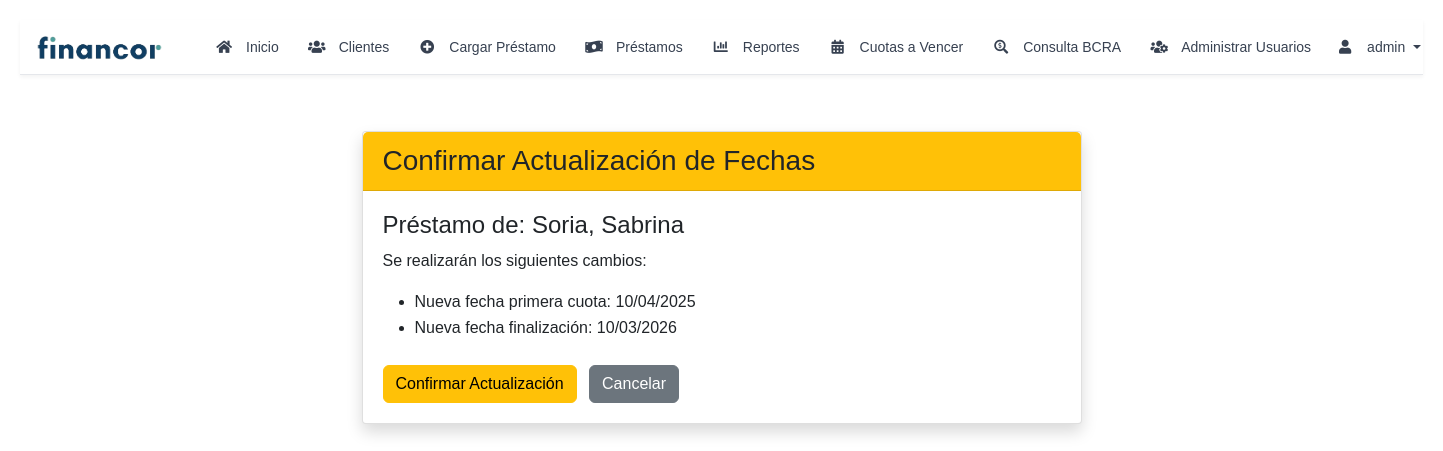
The app's page /actualizar_fechas_prestamo/1 (signed in) with its own data.
### models.py (models this page shows, shortened)
class User(UserMixin, db.Model):
    __tablename__ = 'user'
    id = db.Column(db.Integer, primary_key=True)
    username = db.Column(db.String(80), unique=True, nullable=False)
    email = db.Column(db.String(120), unique=True, nullable=True)
    password = db.Column(db.String(128))
    role = db.Column(db.String(20), nullable=False, default='user')
    is_active = db.Column(db.Boolean, default=True)
    created_at = db.Column(db.DateTime, default=datetime.utcnow)
    last_login = db.Column(db.DateTime)
    created_by = db.Column(db.Integer, db.ForeignKey('user.id'), nullable=True)
    updated_by = db.Column(db.Integer, db.ForeignKey('user.id'))
    creator = db.relationship('User', remote_side=[id], foreign_keys=[created_by], backref='created_users')
    updater = db.relationship('User', remote_side=[id], foreign_keys=[updated_by], backref='updated_users')
    clientes = db.relationship('Cliente',
                             foreign_keys='Cliente.created_by',
                             backref=db.backref('created_by_user', lazy=True))
    prestamos = db.relationship('Prestamo',
                              foreign_keys='Prestamo.created_by',
                              backref=db.backref('created_by_user', lazy=True))
    @property
    def is_admin(self):
        return self.role == 'admin'

class Cliente(db.Model):
    __tablename__ = 'cliente'
    id_cliente = db.Column(db.Integer, primary_key=True, autoincrement=True)
    nombre = db.Column(db.String(100), nullable=False)
    apellido = db.Column(db.String(100), nullable=False)
    dni = db.Column(db.String(20), unique=True, nullable=False)
    telefono = db.Column(db.String(20))
    correo_electronico = db.Column(db.String(120))
    direccion = db.Column(db.String(200))
    documentacion_verificada = db.Column(db.Boolean, default=False)
    fecha_registro = db.Column(db.DateTime, default=datetime.utcnow, nullable=False)
    activo = db.Column(db.Boolean, default=True)
    created_by = db.Column(db.Integer, db.ForeignKey('user.id'))
    updated_by = db.Column(db.Integer, db.ForeignKey('user.id'))
    created_at = db.Column(db.DateTime, default=datetime.utcnow)
    updated_at = db.Column(db.DateTime, onupdate=datetime.utcnow)

### app.py (the view, shortened to what this page needs)
@app.route('/actualizar_fechas_prestamo/<int:id_prestamo>', methods=['GET', 'POST'])
@login_required
@admin_required
def actualizar_fechas_prestamo(id_prestamo):
    prestamo = Prestamo.query.get_or_404(id_prestamo)
    if request.method == 'GET':
        return render_template('confirmar_actualizacion.html',
                            prestamo=prestamo,
                            nueva_fecha_primera_cuota="10/04/2025",
                            nueva_fecha_final="10/03/2026")

### app.py (called while the page is built)
@login_manager.user_loader
def load_user(user_id):
    return User.query.get(int(user_id))

@app.context_processor
def utility_processor():
    def is_admin():
        return current_user.is_authenticated and current_user.is_admin
    return dict(is_admin=is_admin)

### auth.py (called while the page is built)
def admin_required(f):
    @wraps(f)
    def decorated_function(*args, **kwargs):
        if not current_user.is_authenticated or not current_user.is_admin:
            abort(403)
        return f(*args, **kwargs)
    return decorated_function

### templates/confirmar_actualizacion.html
{% extends "layout.html" %}
{% block content %}
<div class="container">
    <div class="card shadow">
        <div class="card-header bg-warning">
            <h3 class="mb-0">Confirmar Actualización de Fechas</h3>
        </div>
        <div class="card-body">
            <h4>Préstamo de: {{ prestamo.cliente.apellido }}, {{ prestamo.cliente.nombre }}</h4>
            <p>Se realizarán los siguientes cambios:</p>
            <ul>
                <li>Nueva fecha primera cuota: {{ nueva_fecha_primera_cuota }}</li>
                <li>Nueva fecha finalización: {{ nueva_fecha_final }}</li>
            </ul>
            <div class="mt-4">
                <form action="{{ url_for('actualizar_fechas_prestamo', id_prestamo=prestamo.id_prestamo) }}"
                    method="POST">
                    <button type="submit" class="btn btn-warning">
                        Confirmar Actualización
                    </button>
                    <a href="{{ url_for('prestamos') }}" class="btn btn-secondary ms-2">
                        Cancelar
                    </a>
                </form>
            </div>
        </div>
    </div>
</div>
{% endblock %}

### templates/base_nav.html (shortened to what this page needs)
<!DOCTYPE html>
<html lang="es">
<head>
    <link href="https://cdn.jsdelivr.net/npm/bootstrap@5.3.0/dist/css/bootstrap.min.css" rel="stylesheet">
    <link href="https://cdnjs.cloudflare.com/ajax/libs/font-awesome/6.0.0/css/all.min.css" rel="stylesheet">
    {% block extra_head %}{% endblock %}
</head>
<body>
    <nav class="navbar navbar-expand-lg navbar-light">
        <div class="container">
            <a class="navbar-brand" href="{{ url_for('index') }}">
                <img src="{{ url_for('static', filename='img/financor_2.png') }}" alt="Financor Logo">
            </a>
            <div class="collapse navbar-collapse" id="navbarNav">
                <ul class="navbar-nav me-auto">
                    <li class="nav-item">
                        <a class="nav-link {% if active_page == 'inicio' %}active{% endif %}"
                            href="{{ url_for('index') }}">
                            <i class="fas fa-home"></i>
                            <span>Inicio</span>
                        </a>
                    </li>
                    <li class="nav-item">
                        <a class="nav-link {% if active_page == 'clientes' %}active{% endif %}"
                            href="{{ url_for('clientes') }}">
                            <i class="fas fa-users"></i>
                            <span>Clientes</span>
                        </a>
                    </li>
                    <li class="nav-item">
                        <a class="nav-link {% if active_page == 'cargar_prestamo' %}active{% endif %}"
                            href="{{ url_for('seleccionar_cliente_prestamo') }}">
                            <i class="fas fa-plus-circle"></i>
                            <span>Cargar Préstamo</span>
                        </a>
                    </li>
                    <li class="nav-item">
                        <a class="nav-link {% if active_page == 'prestamos' %}active{% endif %}"
                            href="{{ url_for('prestamos') }}">
                            <i class="fas fa-money-bill-wave"></i>
                            <span>Préstamos</span>
                        </a>
                    </li>
                    <li class="nav-item">
                        <a class="nav-link {% if active_page == 'reportes' %}active{% endif %}"
                            href="{{ url_for('reportes') }}">
                            <i class="fas fa-chart-bar"></i>
                            <span>Reportes</span>
                        </a>
                    </li>
                    <li class="nav-item">
                        <a class="nav-link {% if active_page == 'cuotas_a_vencer' %}active{% endif %}"
                            href="{{ url_for('cuotas_a_vencer') }}">
                            <i class="fas fa-calendar-alt"></i>
                            <span>Cuotas a Vencer</span>
                        </a>
                    </li>
                    <li class="nav-item">
                        <a class="nav-link {% if active_page == 'bcra' %}active{% endif %}"
                            href="{{ url_for('consultar_bcra') }}">
                            <i class="fas fa-search-dollar"></i>
                            <span>Consulta BCRA</span>
                        </a>
                    </li>
                    {% if current_user.is_authenticated and current_user.is_admin %}
                    <li class="nav-item">
                        <a class="nav-link {% if active_page == 'admin_users' %}active{% endif %}"
                            href="{{ url_for('auth.admin_users') }}">
                            <i class="fas fa-users-cog"></i>
                            <span>Administrar Usuarios</span>
                        </a>
                    </li>
                    {% endif %}
                </ul>
                <div class="navbar-nav">
                    {% if current_user.is_authenticated %}
                    <div class="nav-item dropdown">
                        <a class="nav-link dropdown-toggle d-flex align-items-center" href="#" id="userDropdown"
                            role="button" data-bs-toggle="dropdown">
                            <i class="fas fa-user me-2"></i>
                            <span>{{ current_user.username }}</span>
                        </a>
                    </div>
                    {% else %}
                    <a class="nav-link" href="{{ url_for('auth.login') }}">
                        <i class="fas fa-sign-in-alt me-2"></i>
                        <span>Iniciar Sesión</span>
                    </a>
                    {% endif %}
                </div>
            </div>
        </div>
    </nav>
    <div class="container">
        {% block content %}{% endblock %}
    </div>
</body>
</html>

### templates/base_nav.html (style rules this page uses)
body { color: #212529; background-color: #f8f9fa; }
.navbar-brand { padding: 0; min-width: 150px; display: flex; align-items: center; margin-right: 1rem; }
.navbar-brand img { height: 30px; width: auto; object-fit: contain; margin-right: 0.5rem; }
.navbar { padding: 0.5rem; background-color: white; border-bottom: 1px solid #e5e7eb; box-shadow: 0 2px 4px rgba(0, 0, 0, 0.05); margin-bottom: 0; }
.navbar>.container { max-width: 100%; padding: 0 0.5rem; margin-left: 0; }
.navbar-nav { display: flex; align-items: center; gap: 0.25rem; height: 100%; margin-left: 0; }
.nav-item { display: flex; align-items: center; height: 100%; }
.nav-link { display: flex !important; align-items: center; padding: 0.5rem 0.75rem !important; color: #6c757d; transition: all 0.2s; border-radius: 0.375rem; gap: 0.25rem; font-size: 0.875rem; font-weight: 500; height: 100%; white-space: nowrap; }
.nav-link i { font-size: 0.875rem; width: 1.25rem; text-align: center; }
.container { width: 100%; max-width: 95%; margin: 0 auto; padding: 0 1rem; }
.card { background-color: #fff; border: 1px solid rgba(0, 0, 0, 0.125); border-radius: 0.25rem; margin-bottom: 1rem; }
.card-header { background-color: rgba(0, 0, 0, 0.03); border-bottom: 1px solid rgba(0, 0, 0, 0.125); padding: 0.75rem 1.25rem; }
.card-body { padding: 1.25rem; }

### templates/layout.html (style rules this page uses)
html { font-family: inherit; }
* { font-family: inherit; }
body { margin: 0; padding: 0; background-color: #f5f5f5; color: #000000; background-color: #ffffff; }
.nav-link { display: inline-flex; align-items: center; padding: 0.5rem 0.75rem; color: #374151; text-decoration: none; border-radius: 0.375rem; transition: all 0.2s ease-in-out; font-size: 0.875rem; }
.nav-link i { margin-right: 0.5rem; }
.container { width: 100%; max-width: 95%; margin: 1rem auto; padding: 0 1rem; }
body { font-family: Arial, sans-serif; margin: 20px; line-height: 1.6; }
.container { max-width: 800px; margin: 0 auto; padding: 20px; }
button { background-color: #4CAF50; color: white; padding: 10px 20px; border: none; border-radius: 4px; cursor: pointer; }
input, button, select, textarea { font-family: inherit; }
.card { margin: 1rem auto; width: 100%; }
.card-body { padding: 1.25rem; }

### records on screen
User: username "admin"
Cliente: cliente.apellido "Soria", cliente.nombre "Sabrina"

### other values on screen
{{ nueva_fecha_primera_cuota }} "10/04/2025"
{{ nueva_fecha_final }} "10/03/2026"
